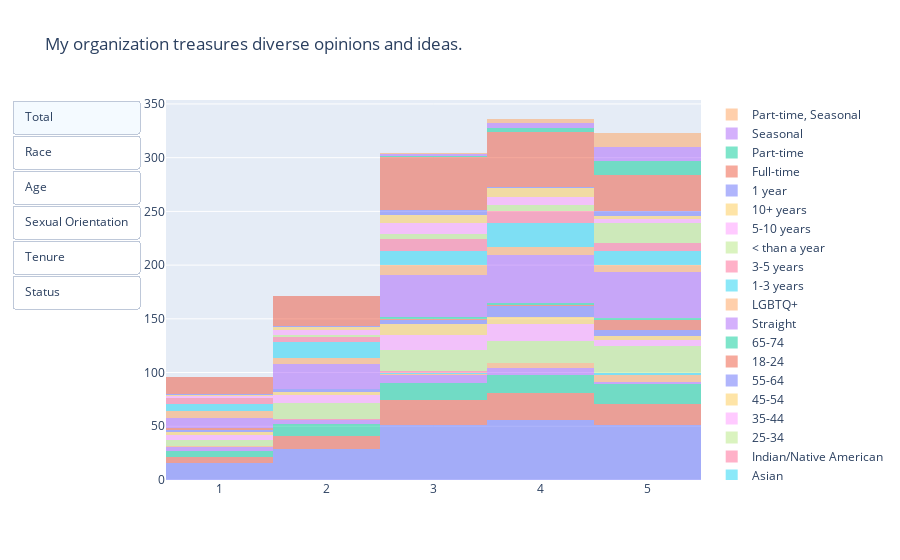

Write notebook code for a chart like this one.
### Markdown cell above
### My organization treasures diverse opinions and ideas.

### Code cell
#defining list_updatemenus
list_updatemenus = [{'label': 'Total',
                     'method': 'update',
                     'args': [{'visible': [True, False, False, False, False, False, False, False, False, False, False, False, False, False, False, False, False, False, False, False, False, False, False, False, False]}, {'title': 'My organization treasures diverse opinions and ideas.'}]},
                    {'label': 'Race',
                     'method': 'update',
                     'args': [{'visible': [False, True, True, True, True, True, True, False, False, False, False, False, False, False, False, False, False, False, False, False, False, False, False, False, False]}, {'title': 'My organization treasures diverse opinions and ideas.'}]},
                    {'label': 'Age',
                     'method': 'update',
                     'args': [{'visible': [False, False, False, False, False, False, False, True, True, True, True, True, True, False, False, False, False, False, False, False, False, False, False, False, False]}, {'title': 'My organization treasures diverse opinions and ideas.'}]},
                    {'label': 'Sexual Orientation',
                     'method': 'update',
                     'args': [{'visible': [False, False, False, False, False, False, False, False, False, False, False, False, False, True, True, False, False, False, False, False, False, False, False, False, False]}, {'title': 'My organization treasures diverse opinions and ideas.'}]},
                   {'label': 'Tenure',
                     'method': 'update',
                     'args': [{'visible': [False, False, False, False, False, False, False, False, False, False, False, False, False, False, False, True, True, True, True, True, True, False, False, False, False]}, {'title': 'My organization treasures diverse opinions and ideas.'}]},
                   {'label': 'Status',
                     'method': 'update',
                     'args': [{'visible': [False, False, False, False, False, False, False, False, False, False, False, False, False, False, False, False, False, False, False, False, False, True, True, True, True]}, {'title': 'My organization treasures diverse opinions and ideas.'}]}
                   ]
#defining graph objects
x_total = dei["My organization treasures diverse opinions and ideas."]
x_white = dei[dei['What is your race? ']=="White"]["My organization treasures diverse opinions and ideas."]
x_latinx = dei[dei['What is your race? ']=="Latino/Hispanic"]["My organization treasures diverse opinions and ideas."]
x_black = dei[dei['What is your race? ']=="Black/ African American"]["My organization treasures diverse opinions and ideas."]
x_two_plus = dei[dei['What is your race? ']=="Two or more Races"]["My organization treasures diverse opinions and ideas."]
x_asian = dei[dei['What is your race? ']=="Asian"]["My organization treasures diverse opinions and ideas."]
x_first_peoples = dei[dei['What is your race? ']=="Indian/ Native American"]["My organization treasures diverse opinions and ideas."]
x_age1 = dei[dei["What is your age?"]=="25-34"]["My organization treasures diverse opinions and ideas."]
x_age2 = dei[dei["What is your age?"]=="35-44"]["My organization treasures diverse opinions and ideas."]
x_age3 = dei[dei["What is your age?"]=="45-54"]["My organization treasures diverse opinions and ideas."]
x_age4 = dei[dei["What is your age?"]=="55-64"]["My organization treasures diverse opinions and ideas."]
x_age5 = dei[dei["What is your age?"]=="18-24"]["My organization treasures diverse opinions and ideas."]
x_age6 = dei[dei["What is your age?"]=="65-74"]["My organization treasures diverse opinions and ideas."]
x_straight = dei[dei["What is your sexual orientation?"]=="Straight"]["My organization treasures diverse opinions and ideas."]
x_lgbtq = dei[dei["What is your sexual orientation?"]=="LGBTQ+"]["My organization treasures diverse opinions and ideas."]
x_tenure1 = dei[dei["How long have you worked for FC?"]=="1-3 years"]["My organization treasures diverse opinions and ideas."]
x_tenure2 = dei[dei["How long have you worked for FC?"]=="3-5 years"]["My organization treasures diverse opinions and ideas."]
x_tenure3 = dei[dei["How long have you worked for FC?"]=="Less than a year"]["My organization treasures diverse opinions and ideas."]
x_tenure4 = dei[dei["How long have you worked for FC?"]=="5-10 years"]["My organization treasures diverse opinions and ideas."]
x_tenure5 = dei[dei["How long have you worked for FC?"]=="10+ years"]["My organization treasures diverse opinions and ideas."]
x_tenure6 = dei[dei["How long have you worked for FC?"]=="1 year"]["My organization treasures diverse opinions and ideas."]
x_status1 = dei[dei["What is your employment status?"]=="Full-time"]["My organization treasures diverse opinions and ideas."]
x_status2 = dei[dei["What is your employment status?"]=="Part-time"]["My organization treasures diverse opinions and ideas."]
x_status3 = dei[dei["What is your employment status?"]=="Seasonal"]["My organization treasures diverse opinions and ideas."]
x_status4 = dei[dei["What is your employment status?"]=="Part-time, Seasonal"]["My organization treasures diverse opinions and ideas."]
#defining data
data=[go.Histogram(x=x_total,name='   ',opacity = .5),
      go.Histogram(x=x_white,name='White',opacity = .5),
      go.Histogram(x=x_latinx,name='Latino/Hispanic',opacity = .5),
      go.Histogram(x=x_black,name='Black/African American',opacity = .5),
      go.Histogram(x=x_two_plus,name='Two or more Races',opacity = .5),
      go.Histogram(x=x_asian,name='Asian',opacity = .5),
      go.Histogram(x=x_first_peoples,name='Indian/Native American',opacity = .5),
      go.Histogram(x=x_age1,name='25-34', opacity = .5),
      go.Histogram(x=x_age2,name='35-44',opacity = .5),
      go.Histogram(x=x_age3,name='45-54',opacity = .5),
      go.Histogram(x=x_age4,name='55-64',opacity = .5),
      go.Histogram(x=x_age5,name='18-24',opacity = .5),
      go.Histogram(x=x_age6,name='65-74',opacity = .5),
      go.Histogram(x=x_straight,name='Straight',opacity = .5),
      go.Histogram(x=x_lgbtq,name='LGBTQ+',opacity = .5),
      go.Histogram(x=x_tenure1,name='1-3 years',opacity = .5),
      go.Histogram(x=x_tenure2,name='3-5 years',opacity = .5),
      go.Histogram(x=x_tenure3,name='< than a year',opacity = .5),
      go.Histogram(x=x_tenure4,name='5-10 years',opacity = .5),
      go.Histogram(x=x_tenure5,name='10+ years',opacity = .5),
      go.Histogram(x=x_tenure6,name='1 year',opacity = .5),
      go.Histogram(x=x_status1,name='Full-time',opacity = .5),
      go.Histogram(x=x_status2,name='Part-time',opacity = .5),
      go.Histogram(x=x_status2,name='Seasonal',opacity = .5),
      go.Histogram(x=x_status2,name='Part-time, Seasonal',opacity = .5)
     
     ]


#defining layout
layout=go.Layout(title='My organization treasures diverse opinions and ideas.',updatemenus=list([dict(buttons= list_updatemenus,type = 'buttons')]),barmode='stack')

#defining layout and plotting
fig = go.Figure(data,layout)
fig.show()

### Figure 1 — Plotly figure (JSON) as saved in the notebook; plotly's stock layout.template omitted (floating-point values rounded to 4 significant figures; data arrays with more than 128 entries replaced by an {"elided": "..."} marker saying what was removed)
{"data": [{"name": "   ", "opacity": 0.5, "type": "histogram", "x": {"elided": "205 int values"}}, {"name": "White", "opacity": 0.5, "type": "histogram", "x": [1, 2, 2, 2, 2, 1, 1, 3, 2, 2, 3, 1, 4, 3, 2, 3, 3, 3, 2, 3, 3, 3, 3, 5, 3, 3, 3, 1, 3, 2, 3, 3, 4, 3, 4, 3, 4, 2, 4, 3, 4, 4, 4, 3, 4, 4, 2, 5, 4, 3, 2, 4, 3, 4, 4, 5, 5, 4, 4, 4, 5, 4, 5, 5, 5, 5, 5, 4, 4, 5, 4, 5, 5, null, 5, 4, 5, 3, 4, 5, 5, 5, 4, 4, 5, 5]}, {"name": "Latino/Hispanic", "opacity": 0.5, "type": "histogram", "x": [1, 3, 1, 1, 1, 4, 3, 3, 2, 2, 2, 3, 3, 1, 2, 2, 1, 3, 2, 3, 2, 2, 5, 4, 4, 4, 3, 3, 3, 2, 2, 2, 3, 4, 4, 4, 4, 4, 3, 5, 4, 3, 4, 4, 4, 3, 5, 4, 5, 5, 5, 5, 5, 5, 5, 3, 5, 3, 4, 5, 4, 5, 4, 5, 5, 5, 5, 5]}, {"name": "Black/African American", "opacity": 0.5, "type": "histogram", "x": [1, 3, 3, 2, 1, 2, 1, 1, 3, 2, 4, 3, 2, 3, 3, 4, 3, 3, 4, 4, 4, 5, 4, 5]}, {"name": "Two or more Races", "opacity": 0.5, "type": "histogram", "x": [1, 3, 4, 4, 4, 4, 5, 5, 4, 5, 5, 5, 5, null, 5]}, {"name": "Asian", "opacity": 0.5, "type": "histogram", "x": [3, 5, 5]}, {"name": "Indian/Native American", "opacity": 0.5, "type": "histogram", "x": [3, 2]}, {"name": "25-34", "opacity": 0.5, "type": "histogram", "x": [3, 5, 3, 3, 2, 4, 3, 3, 3, 5, 4, 5, 1, 1, 3, 2, 2, 1, 2, 3, 2, 5, 4, 2, 2, 2, 3, 4, 5, 4, 4, 5, 4, 5, 5, 3, 5, 4, 5, 5, 5, 5, 1, 4, 4, 5, 5, null, 5, 2, 2, 2, 3, 2, 2, 3, 3, 3, 3, 5, 1, 3, 4, 4, 3, 4, 3, 4, 2, 5, 2, 4, 4, 5, 5, 4, 4, 5, 5, 4, 5, 5, 5, 3, 4, 3]}, {"name": "35-44", "opacity": 0.5, "type": "histogram", "x": [4, 2, 2, 3, 3, 4, 3, 1, 1, 4, 2, 3, 1, 3, 2, 4, 3, 3, 4, 4, 3, 4, 3, 5, 3, 4, 4, 5, 3, 4, 1, 2, 1, 4, 3, 2, 3, 2, 4, 3, 4, 4, 4, 5, 5, 4, 5]}, {"name": "45-54", "opacity": 0.5, "type": "histogram", "x": [1, 1, 4, 2, 3, 2, 3, 4, 4, 4, 4, 5, 1, 2, 3, 3, 3, 3, 3, 3, 3, 4, 3, 4, 5, 5, null, 5]}, {"name": "55-64", "opacity": 0.5, "type": "histogram", "x": [1, 1, 3, 4, 5, 2, 4, 3, 5, 4, 5, 3, 3, 2, 4, 4, 5, 4, 4, 4, 5, 5, 4, 4, 2]}, {"name": "18-24", "opacity": 0.5, "type": "histogram", "x": [5, 3, 5, 5, 5, 5, 5, 5, 1, 4, 5, 5]}, {"name": "65-74", "opacity": 0.5, "type": "histogram", "x": [4, 3, 5, 5, 4, 3]}, {"name": "Straight", "opacity": 0.5, "type": "histogram", "x": {"elided": "161 int values"}}, {"name": "LGBTQ+", "opacity": 0.5, "type": "histogram", "x": [3, 2, 1, 1, 2, 1, 2, 4, 5, 5, 5, 1, 4, 2, 1, 3, 2, 1, 3, 3, 3, 3, 4, 4, 3, 4, 3, 4, 4, 2, 4, 5, 5, 5, 3]}, {"name": "1-3 years", "opacity": 0.5, "type": "histogram", "x": [4, 3, 5, 5, 1, 2, 1, 1, 3, 4, 3, 4, 3, 4, 5, 1, 1, 1, 4, 2, 2, 3, 4, 4, 2, 2, 2, 4, 4, 4, 4, 5, 5, 5, 3, 4, 5, 4, 4, 5, null, 2, 2, 2, 2, 3, 1, 2, 3, 3, 3, 5, 3, 2, 3, 4, 4, 4, 4, 2, 3, 4, 4, 5, 5, 4, 5, 4, 5, 2]}, {"name": "3-5 years", "opacity": 0.5, "type": "histogram", "x": [3, 3, 1, 2, 3, 4, 3, 2, 3, 1, 3, 5, 3, 4, 4, 4, 5, 5, 5, 1, 1, 2, 2, 3, 3, 1, 4, 3, 3, 4, 2, 4, 4, 5, 4, 4, 5, 4, 5, 5]}, {"name": "< than a year", "opacity": 0.5, "type": "histogram", "x": [2, 2, 4, 5, 5, 5, 5, 5, 4, 5, 4, 5, 5, 5, 5, 3, 3, 3, 4, 3, 5, 4, 5, 4, 5, 5, 5, 5, null, 5, 3, 5]}, {"name": "5-10 years", "opacity": 0.5, "type": "histogram", "x": [2, 3, 4, 5, 5, 2, 1, 3, 2, 2, 5, 4, 3, 4, 4, 5, 3, 4, 1, 3, 3, 3, 3, 3, 2, 3, 4, 4]}, {"name": "10+ years", "opacity": 0.5, "type": "histogram", "x": [4, 3, 3, 2, 2, 3, 3, 4, 3, 3, 3, 5, 4, 4, 1, 3, 4, 4, 5, 5, 4, 4, 4]}, {"name": "1 year", "opacity": 0.5, "type": "histogram", "x": [3, 3, 3, 1, 5, 5, 5, 5, 4, 2, 3]}, {"name": "Full-time", "opacity": 0.5, "type": "histogram", "x": {"elided": "180 int values"}}, {"name": "Part-time", "opacity": 0.5, "type": "histogram", "x": [5, 5, 4, 5, 5, 5, 5, 5, 5, 4, 4, 5, 5, null, 5, 3, 5, 5, 4]}, {"name": "Seasonal", "opacity": 0.5, "type": "histogram", "x": [5, 5, 4, 5, 5, 5, 5, 5, 5, 4, 4, 5, 5, null, 5, 3, 5, 5, 4]}, {"name": "Part-time, Seasonal", "opacity": 0.5, "type": "histogram", "x": [5, 5, 4, 5, 5, 5, 5, 5, 5, 4, 4, 5, 5, null, 5, 3, 5, 5, 4]}], "layout": {"barmode": "stack", "title": {"text": "My organization treasures diverse opinions and ideas."}, "updatemenus": [{"buttons": [{"args": [{"visible": [true, false, false, false, false, false, false, false, false, false, false, false, false, false, false, false, false, false, false, false, false, false, false, false, false]}, {"title": "My organization treasures diverse opinions and ideas."}], "label": "Total", "method": "update"}, {"args": [{"visible": [false, true, true, true, true, true, true, false, false, false, false, false, false, false, false, false, false, false, false, false, false, false, false, false, false]}, {"title": "My organization treasures diverse opinions and ideas."}], "label": "Race", "method": "update"}, {"args": [{"visible": [false, false, false, false, false, false, false, true, true, true, true, true, true, false, false, false, false, false, false, false, false, false, false, false, false]}, {"title": "My organization treasures diverse opinions and ideas."}], "label": "Age", "method": "update"}, {"args": [{"visible": [false, false, false, false, false, false, false, false, false, false, false, false, false, true, true, false, false, false, false, false, false, false, false, false, false]}, {"title": "My organization treasures diverse opinions and ideas."}], "label": "Sexual Orientation", "method": "update"}, {"args": [{"visible": [false, false, false, false, false, false, false, false, false, false, false, false, false, false, false, true, true, true, true, true, true, false, false, false, false]}, {"title": "My organization treasures diverse opinions and ideas."}], "label": "Tenure", "method": "update"}, {"args": [{"visible": [false, false, false, false, false, false, false, false, false, false, false, false, false, false, false, false, false, false, false, false, false, true, true, true, true]}, {"title": "My organization treasures diverse opinions and ideas."}], "label": "Status", "method": "update"}], "type": "buttons"}]}}
